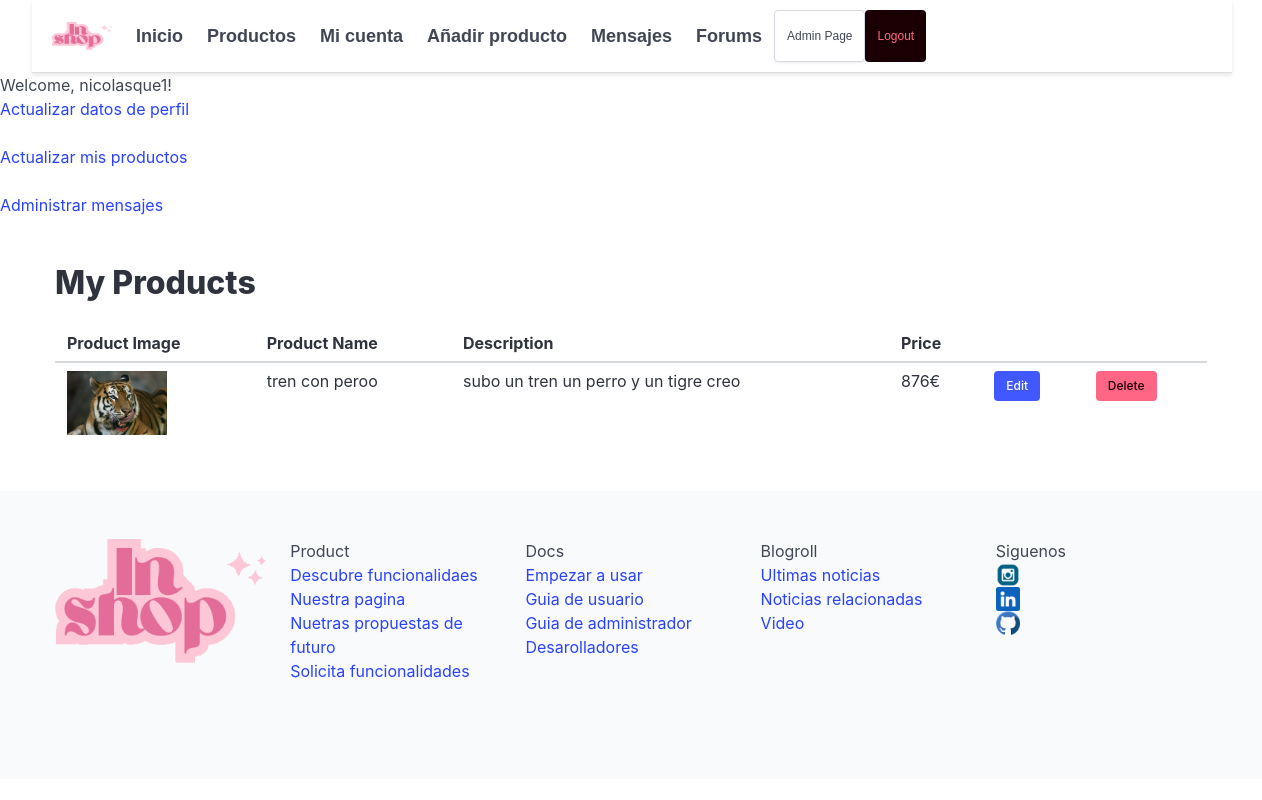
The app's page /php/user_acount/my_products.php (signed in) with its own data.
### tables this page shows
CREATE TABLE `user` (
  `user_id` int(9) NOT NULL,
  `username` varchar(30) NOT NULL,
  `name` varchar(30) NOT NULL,
  `surname` varchar(30) NOT NULL,
  `email` varchar(50) NOT NULL,
  `password` varchar(30) NOT NULL,
  `admin` tinyint(1) NOT NULL DEFAULT 0,
  `Register_date` date NOT NULL DEFAULT current_timestamp()
);

CREATE TABLE `product` (
  `product_id` int(9) NOT NULL,
  `product_name` varchar(30) NOT NULL,
  `price` float NOT NULL DEFAULT 0,
  `user_id` int(11) NOT NULL,
  `photo` text DEFAULT NULL,
  `description` text DEFAULT NULL,
  `city` varchar(30) DEFAULT NULL,
  `user_name` varchar(50) NOT NULL,
  `upload_date` date NOT NULL DEFAULT current_timestamp()
);

### php/user_acount/my_products.php (the view, shortened to what this page needs)
<?php
include '../my_account.php';
function ft_get_photo_folder($product_id)
{
    $connexion = ft_create_conexion();
    $sql = "SELECT photo FROM product WHERE product_id = ?";
    $stmt = $connexion->prepare($sql);
    $stmt->bind_param("i", $product_id);
    $stmt->execute();
    $result = $stmt->get_result();
    $row = $result->fetch_assoc();
    $photo_folder = $row ? $row['photo'] : NULL;
    return $photo_folder;
}
function ft_print_photo($photo_folder)
{
    $photos = ft_get_photos($photo_folder);
    echo "<div class='image-gallery' id='product-{$photo_folder}'>";
    if (!empty($photos))
    {
        echo "<img src='/tfg_shop/images/products/{$photo_folder}/{$photos[0]}' width='100px'>";
    }
    echo "</div>";
}
$user_products = ft_get_user_products($user_id);
?>
<!DOCTYPE html>
<html>
<head>
</head>
<body>
    <section class="section">
        <div class="container">
            <h1 class="title">My Products</h1>
            <table class="table is-fullwidth is-striped">
                <thead>
                    <tr>
                        <th>Product Image</th>
                        <th>Product Name</th>
                        <th>Description</th>
                        <th>Price</th>
                        <th></th>
                        <th></th>
                    </tr>
                </thead>
                <tbody>
                    <?php foreach ($user_products as $product): ?>
                        <tr>
                            <td><?php ft_print_photo(ft_get_photo_folder($product['product_id'])) ?></td>
                            <td><?php echo $product['product_name']; ?></td>
                            <td><?php echo $product['description']; ?></td>
                            <td><?php echo $product['price']; ?>€</td>
                            <td><a class="button is-small is-link"
                                    href="edit_product.php?product_id=<?php echo $product['product_id']; ?>">Edit</a></td>
                            <td><a class="button is-small is-danger"
                                    href="delete_product.php?product_id=<?php echo $product['product_id']; ?>">Delete</a>
                            </td>
                        </tr>
                    <?php endforeach; ?>
                </tbody>
            </table>
        </div>
    </section>
    <?php include '../footer.php'; ?>
</body>
</html>

### php/my_account.php (shortened to what this page needs)
<?php
include 'navbar.php';
$user_id = $_COOKIE['user_id'];
function ft_get_user_products($user_id)
{
    $connexion = ft_create_conexion();
    $sql = "SELECT * FROM product WHERE user_id = ?";
    $stmt = $connexion->prepare($sql);
    $stmt->bind_param("i", $user_id);
    $stmt->execute();
    $result = $stmt->get_result();
    $products = [];
    if ($result->num_rows > 0)
    {
        while ($row = $result->fetch_assoc())
        {
            $products[] = $row;
        }
    }
    return $products;
}
function ft_get_user_info($user_id)
{
    $connexion = ft_create_conexion();
    $sql = "SELECT * FROM user WHERE user_id = ?";
    $stmt = $connexion->prepare($sql);
    $stmt->bind_param("i", $user_id);
    $stmt->execute();
    $result = $stmt->get_result();
    if ($result->num_rows > 0)
    {
        $row = $result->fetch_assoc();
        return $row;
    }
    else
    {
        $connexion->close();
        return false;
    }
}
function ft_get_photos($photo_folder)
{
    $photos = [];
    $folder_path = $_SERVER['DOCUMENT_ROOT'] . "/tfg_shop/images/products/" . $photo_folder;
    if (file_exists($folder_path))
    {
        $files = scandir($folder_path);
        foreach ($files as $file)
        {
            if ($file != '.' && $file != '..')
            {
                $photos[] = $file;
            }
        }
    }
    return $photos;
}
$user_info = ft_get_user_info($user_id);
?>
<!DOCTYPE html>
<html>
<head>
</head>
<body>
    <h1>Welcome, <?php echo $user_info['username'] ?>!</h1>
    <ul>
        <li><a href="/tfg_shop/php/user_acount/edit_my_profile.php">Actualizar datos de perfil</a></li>
        <br>
        <li><a href="/tfg_shop/php/user_acount/my_products.php">Actualizar mis productos</a></li>
        <br>
        <li><a href="message_admin.php">Administrar mensajes</a></li>
    </ul>
</body>
</html>

### php/user_acount/my_products.php (style rules this page uses)
table { border-collapse: collapse; width: 100%; }
th, td { border: 1px solid black; padding: 8px; text-align: left; }

### records on screen
user: username "nicolasque1"
product: photo (picture), product_name "tren con peroo", description "subo un tren un perro y un tigre creo", price "876"
